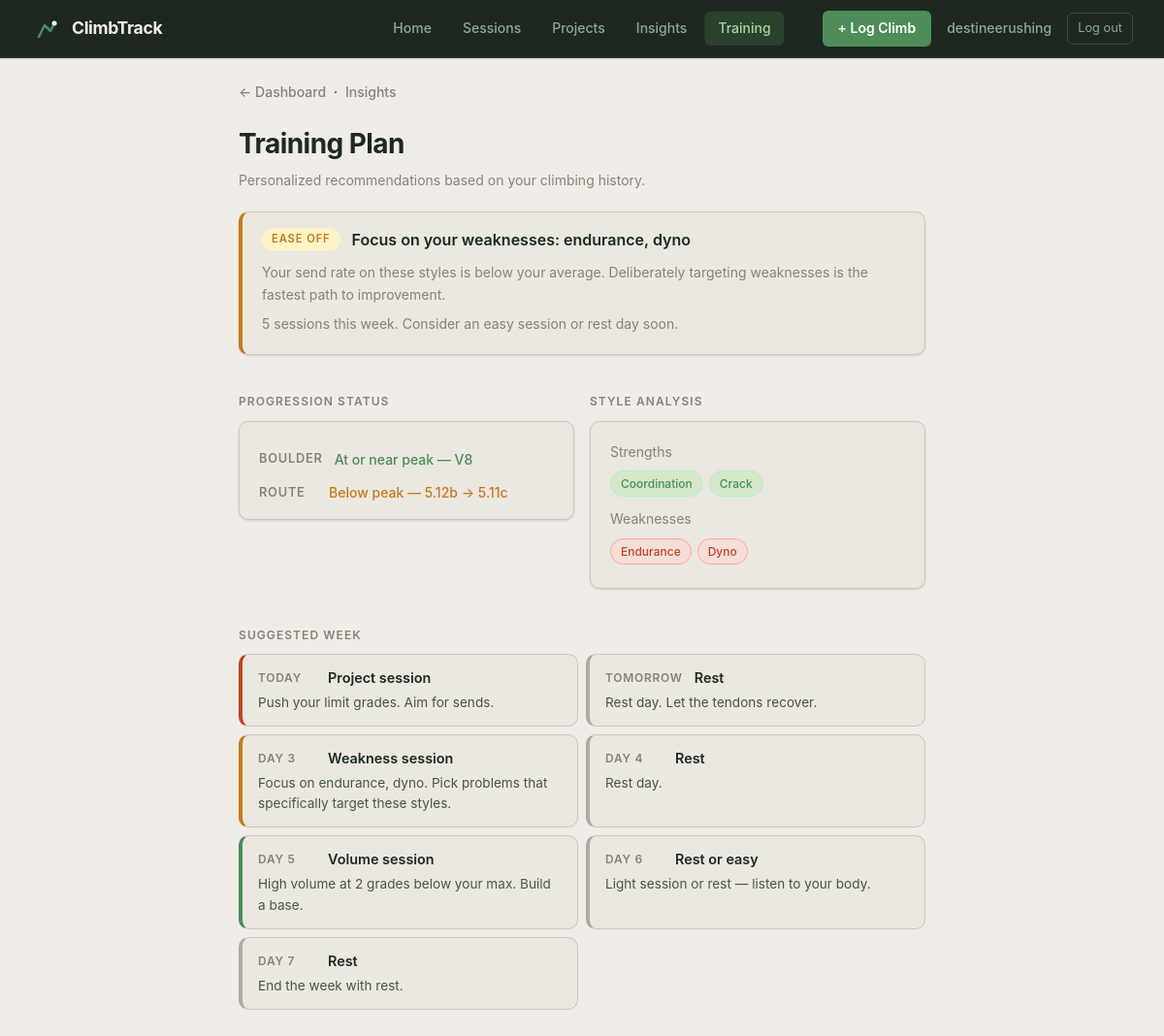
The app's page /training (signed in) with its own data.
### app.py (models this page shows, shortened)
class User(UserMixin, db.Model):
    id = db.Column(db.Integer, primary_key=True)
    email = db.Column(db.String(150), unique=True, nullable=False)
    display_name = db.Column(db.String(100), nullable=False)
    password_hash = db.Column(db.String(256), nullable=False)
    profile_photo = db.Column(db.String(200))
    created_at = db.Column(db.DateTime, default=datetime.utcnow)
    sessions = db.relationship('Session', backref='user', lazy=True)

class Climb(db.Model):
    id = db.Column(db.Integer, primary_key=True)
    session_id = db.Column(db.Integer, db.ForeignKey('session.id'), nullable=True)
    route_id = db.Column(db.Integer, db.ForeignKey('route.id'), nullable=True)
    climb_name = db.Column(db.String(100))
    discipline = db.Column(db.String(20), default='boulder')  # 'boulder' or 'route'
    grade = db.Column(db.String(20))
    attempts = db.Column(db.Integer)
    result = db.Column(db.String(20), default='attempt')
    notes = db.Column(db.String(500))
    style_tags = db.Column(db.String(300))  # comma-separated e.g. "crimp,overhang"
    photo_filename = db.Column(db.String(200))
    video_url = db.Column(db.String(500))
    def get_style_tags(self):
        if not self.style_tags:
            return []
        return [t.strip() for t in self.style_tags.split(',') if t.strip()]

### app.py (the view, shortened to what this page needs)
@app.route("/training")
@login_required
def training_page():
    all_climbs = Climb.query.join(Session).order_by(Session.date).all()
    all_sessions = Session.query.order_by(Session.date).all()
    total_sessions = len(all_sessions)
    total_climbs = len(all_climbs)
    total_sends = sum(1 for c in all_climbs if c.result in SEND_RESULTS)
    send_rate = round(total_sends / total_climbs * 100) if total_climbs else 0
    tag_stats = {tag: {'sends': 0, 'attempts': 0} for tag in STYLE_TAGS}
    for c in all_climbs:
        for tag in c.get_style_tags():
            if tag in tag_stats:
                if c.result in SEND_RESULTS:
                    tag_stats[tag]['sends'] += 1
                else:
                    tag_stats[tag]['attempts'] += 1
    tag_stats = {k: v for k, v in tag_stats.items() if v['sends'] + v['attempts'] > 0}
    training = None
    if total_sessions >= 10:
        from datetime import date, timedelta
        recent_sessions = all_sessions[-5:]
        def best_grade(sessions, discipline):
            grades = [
                c.grade for s in sessions for c in s.climbs
                if c.result in SEND_RESULTS and c.discipline == discipline and c.grade
            ]
            if not grades:
                return None, -1
            best = max(grades, key=lambda g: GRADE_RANK.get((discipline, g), -1))
            return best, GRADE_RANK.get((discipline, best), -1)
        peak_b, peak_b_rank = best_grade(all_sessions, 'boulder')
        peak_r, peak_r_rank = best_grade(all_sessions, 'route')
        recent_b, recent_b_rank = best_grade(recent_sessions, 'boulder')
        recent_r, recent_r_rank = best_grade(recent_sessions, 'route')
        boulder_progressing = recent_b and peak_b and recent_b_rank >= peak_b_rank
        route_progressing = recent_r and peak_r and recent_r_rank >= peak_r_rank
        boulder_plateau = recent_b and peak_b and recent_b_rank < peak_b_rank - 1
        route_plateau = recent_r and peak_r and recent_r_rank < peak_r_rank - 1
        overall_send_rate = send_rate / 100 if total_climbs else 0
        tag_send_rates = {}
        for tag, data in tag_stats.items():
            total_tag = data['sends'] + data['attempts']
            if total_tag >= 3:
                tag_send_rates[tag] = data['sends'] / total_tag
        weaknesses = sorted(
            [t for t, r in tag_send_rates.items() if r < overall_send_rate - 0.05],
            key=lambda t: tag_send_rates[t]
        )[:3]
        strengths = sorted(
            [t for t, r in tag_send_rates.items() if r > overall_send_rate + 0.05],
            key=lambda t: tag_send_rates[t],
            reverse=True
        )[:3]
        today = datetime.utcnow().date()
        recent_dates = sorted(set(
            s.date.date() for s in all_sessions
            if (today - s.date.date()).days <= 7
        ), reverse=True)
        days_since_last = (today - all_sessions[-1].date.date()).days if all_sessions else 999
        sessions_last_7 = len(recent_dates)
        streak = 0
        check = today
        for d in recent_dates:
            if d == check or d == check - timedelta(days=1):
                streak += 1
                check = d
            else:
                break
        if streak >= 3:
            fatigue = 'high'
            fatigue_msg = f"You've climbed {streak} days in a row. Your body needs rest to adapt."
        elif days_since_last >= 5:
            fatigue = 'low'
            fatigue_msg = f"It's been {days_since_last} days since your last session. Time to get back on the wall!"
        elif sessions_last_7 >= 4:
            fatigue = 'moderate'
            fatigue_msg = f"{sessions_last_7} sessions this week. Consider an easy session or rest day soon."
        else:
            fatigue = 'good'
            fatigue_msg = "Your training load looks balanced. Keep it up."
        if fatigue == 'high':
            primary_rec = "Rest day recommended"
            primary_detail = "Take 1-2 days off. Finger tendons adapt slower than muscle — rest is when you get stronger."
        elif boulder_plateau and route_plateau:
            primary_rec = "You may be plateaued"
            primary_detail = f"Your top grades haven't improved in 5 sessions (boulder: {recent_b}, route: {recent_r}). Try targeting your weaknesses: {', '.join(weaknesses[:2]) if weaknesses else 'vary your style'}."
        elif weaknesses:
            primary_rec = f"Focus on your weaknesses: {', '.join(weaknesses)}"
            primary_detail = "Your send rate on these styles is below your average. Deliberately targeting weaknesses is the fastest path to improvement."
        elif boulder_progressing or route_progressing:
            primary_rec = "You're progressing — keep pushing grades"
            primary_detail = f"{'Boulder grades improving. ' if boulder_progressing else ''}{'Route grades improving. ' if route_progressing else ''}Maintain the momentum."
        else:
            primary_rec = "Solid foundation — vary your sessions"
            primary_detail = "Mix hard project sessions with volume days to build both strength and endurance."
        focus_styles = weaknesses[:2] if weaknesses else ['overhang', 'slab']
        if fatigue == 'high':
            weekly_plan = [
                {'day': 'Today', 'type': 'Rest', 'detail': 'Full rest. Stretch if you want.'},
                {'day': 'Tomorrow', 'type': 'Rest', 'detail': 'Light activity only — walk, yoga.'},
                {'day': 'Day 3', 'type': 'Easy session', 'detail': 'Low volume, easy grades. Focus on footwork and technique.'},
                {'day': 'Day 4', 'type': 'Rest', 'detail': 'Rest day.'},
                {'day': 'Day 5', 'type': 'Project session', 'detail': 'Back to full strength. Work your projects.'},
                {'day': 'Day 6', 'type': 'Volume session', 'detail': f'High volume, moderate grades. Focus on {focus_styles[0]}.'},
                {'day': 'Day 7', 'type': 'Rest', 'detail': 'End the week with rest.'},
            ]
        else:
            weekly_plan = [
                {'day': 'Today', 'type': 'Project session', 'detail': 'Push your limit grades. Aim for sends.'},
                {'day': 'Tomorrow', 'type': 'Rest', 'detail': 'Rest day. Let the tendons recover.'},
                {'day': 'Day 3', 'type': 'Weakness session', 'detail': f'Focus on {", ".join(focus_styles)}. Pick problems that specifically target these styles.'},
                {'day': 'Day 4', 'type': 'Rest', 'detail': 'Rest day.'},
                {'day': 'Day 5', 'type': 'Volume session', 'detail': 'High volume at 2 grades below your max. Build a base.'},
                {'day': 'Day 6', 'type': 'Rest or easy', 'detail': 'Light session or rest — listen to your body.'},
                {'day': 'Day 7', 'type': 'Rest', 'detail': 'End the week with rest.'},
            ]
        training = {
            'boulder_plateau': boulder_plateau,
            'route_plateau': route_plateau,
            'boulder_progressing': boulder_progressing,
            'route_progressing': route_progressing,
            'recent_boulder': recent_b,
            'peak_boulder': peak_b,
            'recent_route': recent_r,
            'peak_route': peak_r,
            'weaknesses': weaknesses,
            'strengths': strengths,
            'fatigue': fatigue,
            'fatigue_msg': fatigue_msg,
            'primary_rec': primary_rec,
            'primary_detail': primary_detail,
            'weekly_plan': weekly_plan,
            'sessions_last_7': sessions_last_7,
            'days_since_last': days_since_last,
        }
    return render_template(
        "training.html",
        training=training,
        total_sessions=total_sessions,
    )

### app.py (called while the page is built)
@login_manager.user_loader
def load_user(user_id):
    return User.query.get(int(user_id))

### templates/training.html (shortened to what this page needs)
<!DOCTYPE html>
<html>
<head>
    <link rel="stylesheet" href="{{ url_for('static', filename='style.css') }}">
</head>
<body>
    <header class="desktop-nav">
        <a href="/" class="desktop-nav-logo">
            <span class="desktop-nav-wordmark">ClimbTrack</span>
        </a>
        <nav class="desktop-nav-links">
            <a href="/" class="desktop-nav-link">Home</a>
            <a href="/gyms" class="desktop-nav-link">Sessions</a>
            <a href="/projects" class="desktop-nav-link">Projects</a>
            <a href="/insights" class="desktop-nav-link">Insights</a>
            <a href="/training" class="desktop-nav-link active">Training</a>
        </nav>
        <div class="desktop-nav-user">
            <a href="/session/new" class="desktop-nav-cta">+ Log Climb</a>
            <a href="/profile" class="desktop-nav-name" style="text-decoration:none;">{{ current_user.display_name }}</a>
            <a href="/logout" class="desktop-nav-logout">Log out</a>
        </div>
    </header>
    <nav class="top-nav"><a href="/">← Dashboard</a> &nbsp;·&nbsp; <a href="/insights">Insights</a></nav>
    <h1>Training Plan</h1>
    <p class="muted">Personalized recommendations based on your climbing history.</p>
    {% if training %}
    <div class="card training-card training-{{ training.fatigue }}" style="margin-top: 20px;">
        <div class="training-header">
            <span class="training-badge training-badge-{{ training.fatigue }}">
                {% if training.fatigue == 'high' %}Rest needed
                {% elif training.fatigue == 'low' %}Get climbing
                {% elif training.fatigue == 'moderate' %}Ease off
                {% else %}On track{% endif %}
            </span>
            <p class="training-rec">{{ training.primary_rec }}</p>
        </div>
        <p class="muted">{{ training.primary_detail }}</p>
        <p class="muted" style="margin-top: 8px;">{{ training.fatigue_msg }}</p>
    </div>
    <div class="training-overview-grid">
        <div>
            <p class="section-heading">Progression Status</p>
            <div class="card">
                <div class="progression-grid">
                    <div class="progression-item">
                        <span class="progression-label">Boulder</span>
                        {% if training.boulder_progressing %}
                        <span class="progression-status status-up">At or near peak — {{ training.recent_boulder }}</span>
                        {% elif training.boulder_plateau %}
                        <span class="progression-status status-flat">Below peak — {{ training.peak_boulder }} → {{ training.recent_boulder }}</span>
                        {% else %}
                        <span class="progression-status status-neutral">Not enough data</span>
                        {% endif %}
                    </div>
                    <div class="progression-item">
                        <span class="progression-label">Route</span>
                        {% if training.route_progressing %}
                        <span class="progression-status status-up">At or near peak — {{ training.recent_route }}</span>
                        {% elif training.route_plateau %}
                        <span class="progression-status status-flat">Below peak — {{ training.peak_route }} → {{ training.recent_route }}</span>
                        {% else %}
                        <span class="progression-status status-neutral">Not enough data</span>
                        {% endif %}
                    </div>
                </div>
            </div>
        </div>
        {% if training.weaknesses or training.strengths %}
        <div>
            <p class="section-heading">Style Analysis</p>
            <div class="card">
                {% if training.strengths %}
                <p class="muted" style="margin-bottom: 6px;">Strengths</p>
                <div class="tag-list" style="margin-bottom: 12px;">
                    {% for tag in training.strengths %}
                    <span class="tag tag-strength">{{ tag | capitalize }}</span>
                    {% endfor %}
                </div>
                {% endif %}
                {% if training.weaknesses %}
                <p class="muted" style="margin-bottom: 6px;">Weaknesses</p>
                <div class="tag-list">
                    {% for tag in training.weaknesses %}
                    <span class="tag tag-weakness">{{ tag | capitalize }}</span>
                    {% endfor %}
                </div>
                {% endif %}
            </div>
        </div>
        {% endif %}
    </div>
    <p class="section-heading">Suggested Week</p>
    <div class="weekly-plan-grid">
        {% for day in training.weekly_plan %}
        <div class="week-day week-day-{{ day.type | lower | replace(' ', '-') | replace('/', '-') }}">
            <div class="week-day-header">
                <span class="week-day-label">{{ day.day }}</span>
                <span class="week-day-type">{{ day.type }}</span>
            </div>
            <p class="week-day-detail">{{ day.detail }}</p>
        </div>
        {% endfor %}
    </div>
    {% else %}
    <div class="empty-state" style="margin-top: 20px;">
        <div class="empty-state-icon">🧠</div>
        <p>Training recommendations unlock after 10 sessions. You have {{ total_sessions }} so far — keep climbing!</p>
    </div>
    {% endif %}
</body>
</html>

### records on screen
User: display_name "destineerushing"
Climb: recent_boulder "V8"
Climb: peak_route "5.12b"
Climb: recent_route "5.11c"

### other values on screen
{{ training.primary_rec }} "Focus on your weaknesses: endurance, dyno"
{{ training.primary_detail }} "Your send rate on these styles is below your average. Deliberately targeting weaknesses is the fastest path to improvement."
{{ training.fatigue_msg }} "5 sessions this week. Consider an easy session or rest day soon."
{{ tag | capitalize }} "Coordination" "Crack"
{{ tag | capitalize }} "Endurance" "Dyno"
{{ day.day }} "TODAY" "TOMORROW" "DAY 3" "DAY 4" "DAY 5" "DAY 6" "DAY 7"
{{ day.type }} "Project session" "Rest" "Weakness session" "Rest" "Volume session" "Rest or easy" "Rest"
{{ day.detail }} "Push your limit grades. Aim for sends." "Rest day. Let the tendons recover." "Focus on endurance, dyno. Pick problems that specifically target these styles." "Rest day." "High volume at 2 grades below your max. Build a base." "Light session or rest — listen to your body." "End the week with rest."
